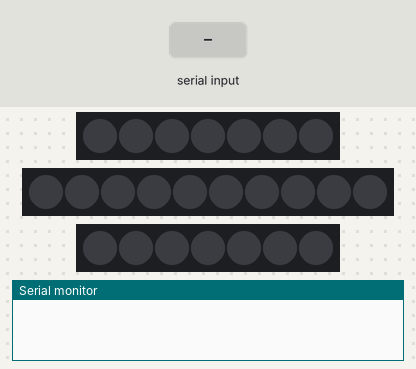
This sketch was run on a simulated Arduino Uno, built with avr-gcc and run on an emulated ATmega328P. Parts: 2 × 7 RGB LEDs in strip order, left to right, 10 RGB LEDs in strip order, left to right, the last lines printed to the serial monitor. Inputs (shaded band) come from the test bench.

Above: at 1.2 s.
1.3 s: "1" received over the second serial link
At 1.45 s:
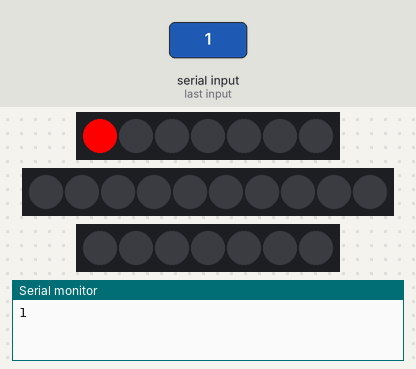
At 2.05 s:
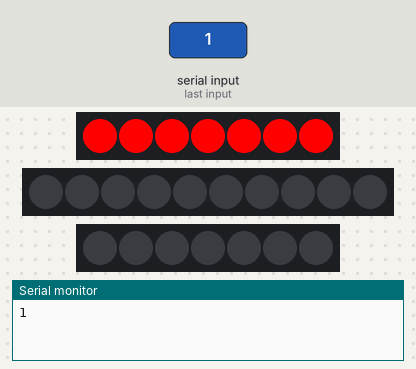
3.3 s: "3" received over the second serial link
At 3.35 s:
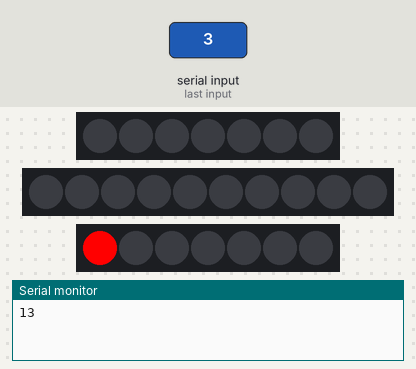
Timing chart, 0 to 6.3 s (numbered marks = the images above; inputs shaded):
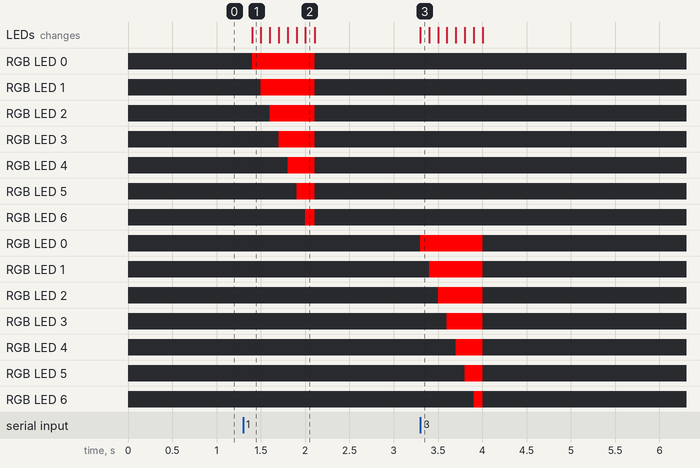

The sketch:

MASTER.ino
```cpp
#include <SoftwareSerial.h>
#include <Adafruit_NeoPixel.h>
#include <avr/power.h>

#define PIN1             8  //left
#define PIN2             9  // middle
#define PIN3            10  // right
#define NUMPIXELS      10// 제가 사용할 제품이 1미터에 60개짜리 제품이라 제어할 LED는 60 개
#define NUMPIXELS2      7// 제가 사용할 제품이 1미터에 60개짜리 제품이라 제어할 LED는 60 개

SoftwareSerial mySerial(3, 2); //블루투스의 Tx, Rx핀을 2번 3번핀으로 설정
Adafruit_NeoPixel pixels = Adafruit_NeoPixel(NUMPIXELS2, PIN1, NEO_GRB + NEO_KHZ800);
Adafruit_NeoPixel pixels2 = Adafruit_NeoPixel(NUMPIXELS, PIN2, NEO_GRB + NEO_KHZ800);
Adafruit_NeoPixel pixels3 = Adafruit_NeoPixel(NUMPIXELS2, PIN3, NEO_GRB + NEO_KHZ800);

void setup() {

  Serial.begin(9600);

  mySerial.begin(9600); // baud rate 9600으로 설정
  pinMode(PIN2, OUTPUT);
  // This is for Trinket 5V 16MHz, you can remove these three lines if you are not using a Trinket
  #if defined (__AVR_ATtiny85__)
    if (F_CPU == 16000000) clock_prescale_set(clock_div_1);
  #endif
  // End of trinket special code

  // if analog input pin 0 is unconnected, random analog
  // noise will cause the call to randomSeed() to generate
  // different seed numbers each time the sketch runs.
  // randomSeed() will then shuffle the random function.
  randomSeed(analogRead(0));

  pixels.begin(); // This initializes the NeoPixel library.
  pixels2.begin();
  pixels3.begin();

}

void loop() {
   if (mySerial.available()) { // 넘어온 데이터가 존재하면
      char data = (char)mySerial.read();
      Serial.print(data);
      if(data == '2'){
            for(int i=0;i<NUMPIXELS2;i++){ //왼쪽
              int randR = 255;
              int randG = 0;
              int randB = 0;


              pixels.setPixelColor(i, pixels.Color(randR,randG,randB)); // Moderately bright green color.
              pixels.show(); // This sends the updated pixel color to the hardware.

            }
            for(int i=NUMPIXELS2;i>=0;i--){
              int randR = 0;
              int randG = 0;
              int randB = 0;

              pixels.setPixelColor(i, pixels.Color(randR,randG,randB)); // Moderately bright green color.
              pixels.show(); // This sends the updated pixel color to the hardware.

          }
          for(int i=0;i<NUMPIXELS;i++){ //가운데
            int randR = 255;
            int randG = 0;
            int randB = 0;

            pixels2.setPixelColor(i, pixels2.Color(randR,randG,randB)); // Moderately bright green color.
            pixels2.show(); // This sends the updated pixel color to the hardware.

          }
          for(int i=0;i<NUMPIXELS;i++){
            int randR = 0;
            int randG = 0;
            int randB = 0;

            pixels2.setPixelColor(i, pixels2.Color(randR,randG,randB)); // Moderately bright green color.
            pixels2.show(); // This sends the updated pixel color to the hardware.
        }
        for(int i=0;i<NUMPIXELS2;i++){  //오른쪽
            int randR = 255;
            int randG = 0;
            int randB = 0;


            pixels3.setPixelColor(i, pixels3.Color(randR,randG,randB)); // Moderately bright green color.
            pixels3.show(); // This sends the updated pixel color to the hardware.

          }
          for(int i=NUMPIXELS2;i>=0;i--){
            int randR = 0;
            int randG = 0;
            int randB = 0;

            pixels3.setPixelColor(i, pixels3.Color(randR,randG,randB)); // Moderately bright green color.
            pixels3.show(); // This sends the updated pixel color to the hardware.
        }
      }

      else if(data == '1'){
          for(int i=-1;i<NUMPIXELS2;i++){
            int randR = 255;
            int randG = 0;
            int randB = 0;


            pixels.setPixelColor(i, pixels.Color(randR,randG,randB)); // Moderately bright green color.
            pixels.show(); // This sends the updated pixel color to the hardware.
            delay(100);
          }
          for(int i=NUMPIXELS2;i>=0;i--){
            int randR = 0;
            int randG = 0;
            int randB = 0;

            pixels.setPixelColor(i, pixels.Color(randR,randG,randB)); // Moderately bright green color.
            pixels.show(); // This sends the updated pixel color to the hardware.
        }
      }
      else if(data == '3'){
          for(int i=0;i<NUMPIXELS2;i++){
            int randR = 255;
            int randG = 0;
            int randB = 0;


            pixels3.setPixelColor(i, pixels3.Color(randR,randG,randB)); // Moderately bright green color.
            pixels3.show(); // This sends the updated pixel color to the hardware.
            delay(100);
          }
          for(int i=NUMPIXELS2;i>=0;i--){
            int randR = 0;
            int randG = 0;
            int randB = 0;

            pixels3.setPixelColor(i, pixels3.Color(randR,randG,randB)); // Moderately bright green color.
            pixels3.show(); // This sends the updated pixel color to the hardware.
        }
      }
   }
}
```

Measured:
- after the input at 1.3 s, RGB LED 0: off → RGB(255, 0, 0) after 0.10 s, → off 0.71 s later; RGB LED 1: off → RGB(255, 0, 0) after 0.20 s, → off 0.61 s later
- after the input at 3.3 s, RGB LED 0: off → RGB(255, 0, 0) at once, → off 0.71 s later; RGB LED 1: off → RGB(255, 0, 0) after 0.10 s, → off 0.61 s later
